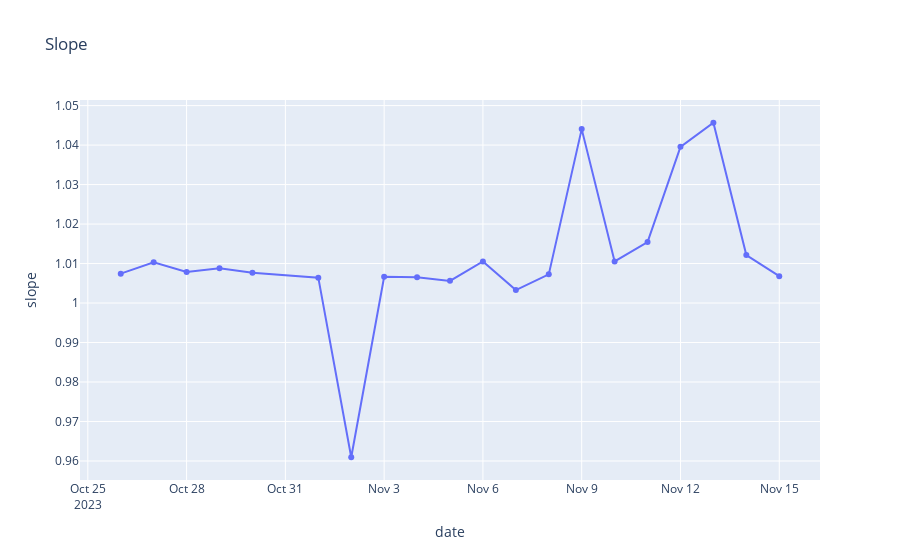
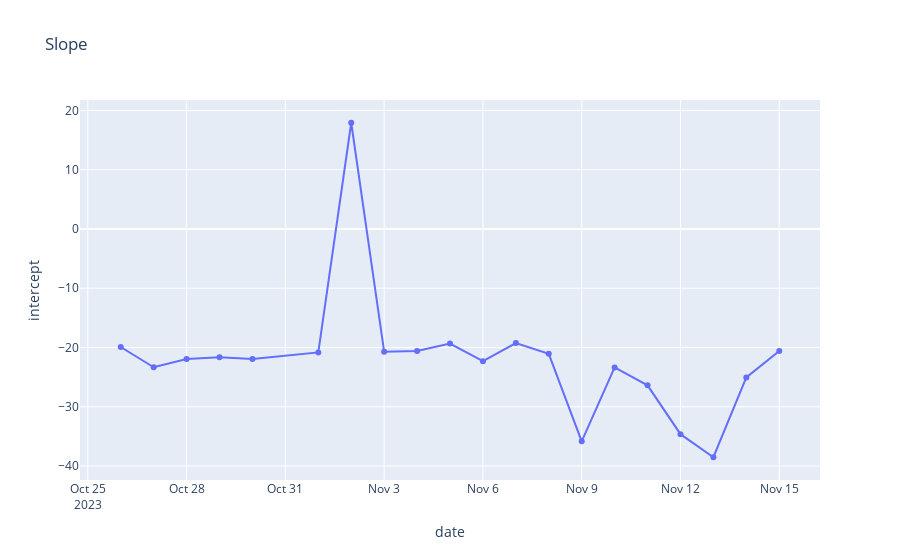

The notebook cell these images were saved under, in order:
### Code cell
fig = px.line(df_sys.collect(), x="date", y=f"slope", markers=True, title = "Slope")
fig.show()

fig = px.line(df_sys.collect(), x="date", y=f"intercept", markers=True, title = "Slope")
fig.show()

### Figure 1 — Plotly figure (JSON) as saved in the notebook; plotly's stock layout.template omitted (floating-point values rounded to 4 significant figures)
{"data": [{"hovertemplate": "date=%{x}<br>slope=%{y}<extra></extra>", "legendgroup": "", "line": {"color": "#636efa", "dash": "solid"}, "marker": {"symbol": "circle"}, "mode": "lines+markers", "name": "", "orientation": "v", "showlegend": false, "type": "scatter", "x": ["2023-10-26T00:00:00", "2023-10-27T00:00:00", "2023-10-28T00:00:00", "2023-10-29T00:00:00", "2023-10-30T00:00:00", "2023-11-01T00:00:00", "2023-11-02T00:00:00", "2023-11-03T00:00:00", "2023-11-04T00:00:00", "2023-11-05T00:00:00", "2023-11-06T00:00:00", "2023-11-07T00:00:00", "2023-11-08T00:00:00", "2023-11-09T00:00:00", "2023-11-10T00:00:00", "2023-11-11T00:00:00", "2023-11-12T00:00:00", "2023-11-13T00:00:00", "2023-11-14T00:00:00", "2023-11-15T00:00:00"], "xaxis": "x", "y": [1.007, 1.01, 1.008, 1.009, 1.008, 1.006, 0.9609, 1.007, 1.007, 1.006, 1.011, 1.003, 1.007, 1.044, 1.011, 1.015, 1.04, 1.046, 1.012, 1.007], "yaxis": "y"}], "layout": {"legend": {"tracegroupgap": 0}, "title": {"text": "Slope"}, "xaxis": {"anchor": "y", "domain": [0, 1], "title": {"text": "date"}}, "yaxis": {"anchor": "x", "domain": [0, 1], "title": {"text": "slope"}}}}

### Figure 2 — Plotly figure (JSON) as saved in the notebook; plotly's stock layout.template omitted (floating-point values rounded to 4 significant figures)
{"data": [{"hovertemplate": "date=%{x}<br>intercept=%{y}<extra></extra>", "legendgroup": "", "line": {"color": "#636efa", "dash": "solid"}, "marker": {"symbol": "circle"}, "mode": "lines+markers", "name": "", "orientation": "v", "showlegend": false, "type": "scatter", "x": ["2023-10-26T00:00:00", "2023-10-27T00:00:00", "2023-10-28T00:00:00", "2023-10-29T00:00:00", "2023-10-30T00:00:00", "2023-11-01T00:00:00", "2023-11-02T00:00:00", "2023-11-03T00:00:00", "2023-11-04T00:00:00", "2023-11-05T00:00:00", "2023-11-06T00:00:00", "2023-11-07T00:00:00", "2023-11-08T00:00:00", "2023-11-09T00:00:00", "2023-11-10T00:00:00", "2023-11-11T00:00:00", "2023-11-12T00:00:00", "2023-11-13T00:00:00", "2023-11-14T00:00:00", "2023-11-15T00:00:00"], "xaxis": "x", "y": [-19.92, -23.34, -21.96, -21.66, -21.94, -20.83, 17.93, -20.71, -20.57, -19.33, -22.31, -19.25, -21.07, -35.84, -23.36, -26.39, -34.63, -38.52, -25.06, -20.58], "yaxis": "y"}], "layout": {"legend": {"tracegroupgap": 0}, "title": {"text": "Slope"}, "xaxis": {"anchor": "y", "domain": [0, 1], "title": {"text": "date"}}, "yaxis": {"anchor": "x", "domain": [0, 1], "title": {"text": "intercept"}}}}
